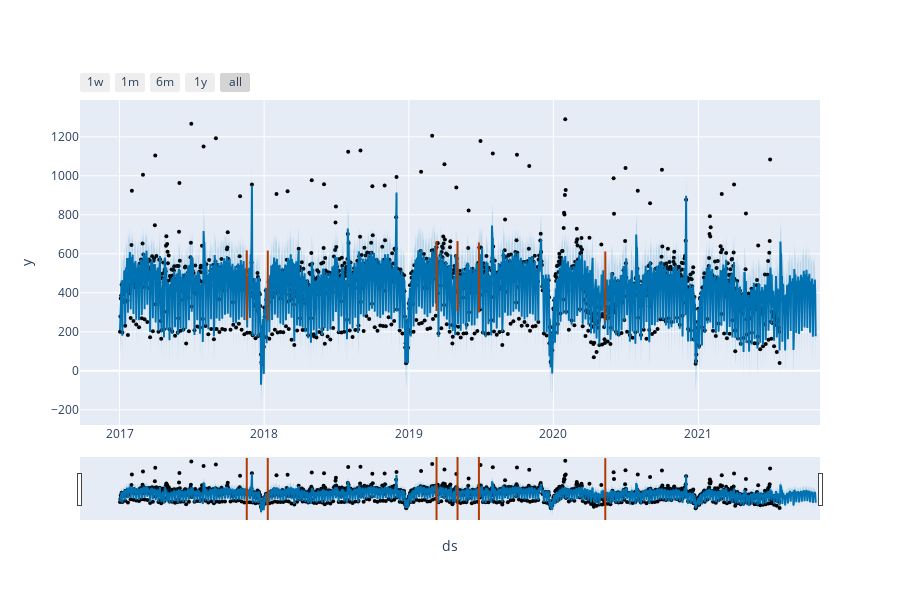

Notebook code for this chart:
### Code cell
prophet.plot.plot_plotly(p, forecast, changepoints=True)

### Figure 1 — Plotly figure (JSON) as saved in the notebook; plotly's stock layout.template omitted (floating-point values rounded to 4 significant figures; data arrays with more than 128 entries replaced by an {"elided": "..."} marker saying what was removed)
{"data": [{"marker": {"color": "black", "size": 4}, "mode": "markers", "name": "Actual", "type": "scatter", "x": {"elided": "1667 str values"}, "y": {"elided": "1667 int values"}}, {"hoverinfo": "skip", "line": {"width": 0}, "mode": "lines", "type": "scatter", "x": {"elided": "1757 str values"}, "y": {"elided": "1757 float values"}}, {"fill": "tonexty", "fillcolor": "rgba(0, 114, 178, 0.2)", "line": {"color": "#0072B2", "width": 2}, "mode": "lines", "name": "Predicted", "type": "scatter", "x": {"elided": "1757 str values"}, "y": {"elided": "1757 float values"}}, {"fill": "tonexty", "fillcolor": "rgba(0, 114, 178, 0.2)", "hoverinfo": "skip", "line": {"width": 0}, "mode": "lines", "type": "scatter", "x": {"elided": "1757 str values"}, "y": {"elided": "1757 float values"}}, {"hoverinfo": "skip", "marker": {"color": "#B23B00", "line": {"width": 2}, "size": 50, "symbol": "line-ns-open"}, "mode": "markers", "type": "scatter", "x": ["2017-11-18T00:00:00", "2018-01-10T00:00:00", "2019-03-12T00:00:00", "2019-05-04T00:00:00", "2019-06-27T00:00:00", "2020-05-11T00:00:00"], "y": [438.3, 437.3, 486.0, 485.6, 478.7, 432.5]}], "layout": {"height": 600, "showlegend": false, "width": 900, "xaxis": {"rangeselector": {"buttons": [{"count": 7, "label": "1w", "step": "day", "stepmode": "backward"}, {"count": 1, "label": "1m", "step": "month", "stepmode": "backward"}, {"count": 6, "label": "6m", "step": "month", "stepmode": "backward"}, {"count": 1, "label": "1y", "step": "year", "stepmode": "backward"}, {"step": "all"}]}, "rangeslider": {"visible": true}, "title": {"text": "ds"}, "type": "date"}, "yaxis": {"title": {"text": "y"}}}}
